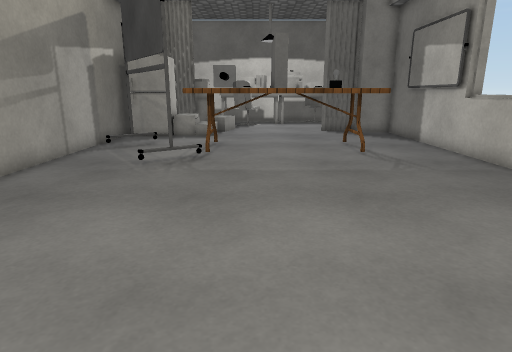
[1] (above)

20 first-person views from a walk through a scene from a Unity 3-D project. The camera is 1.2 m above the floor, tilts 14° down and sees 75° across. The floor is counted in squares, 0.5 m on a side. Each view is taken from the middle of a square. On the plan, view 1 faces up. The plan holds only what a view shows up to about 20 squares ahead; the rest is blank. The place goes on beyond the plan. The player is left out. Some surface patterns are stand-ins.

[2]
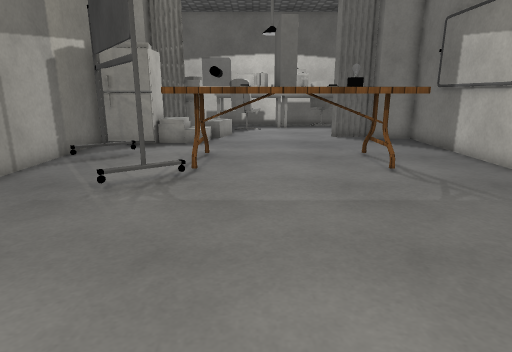

[3]
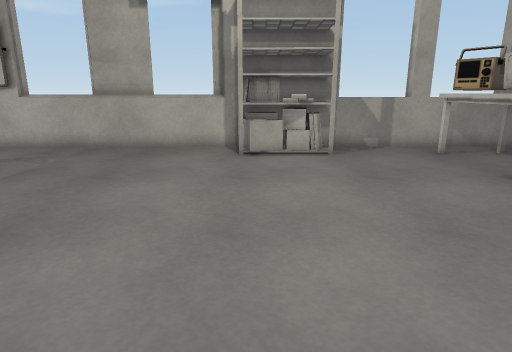

[4]
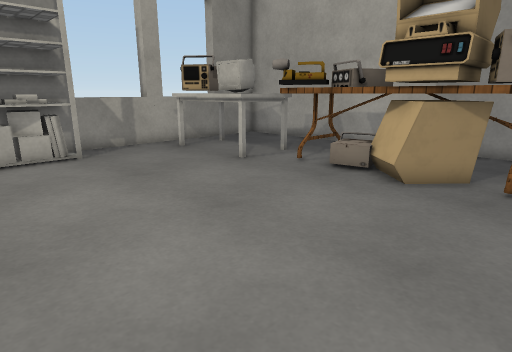

[5]
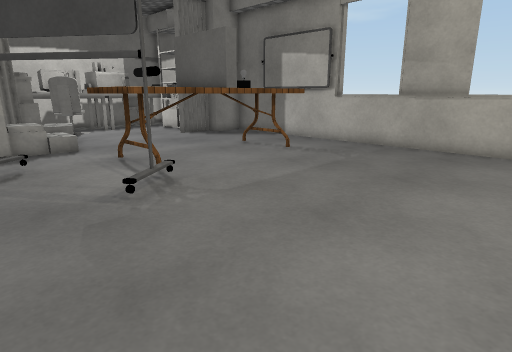

[6]
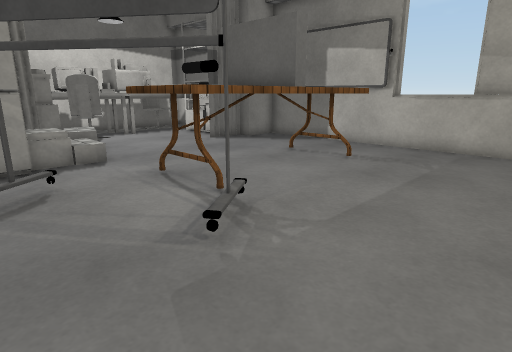

[7]
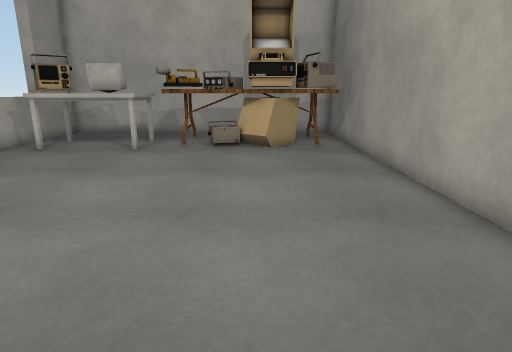

[8]
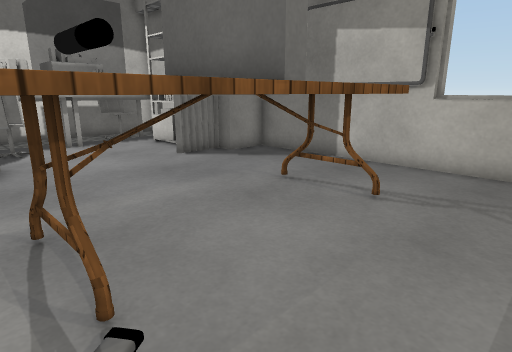

[9]
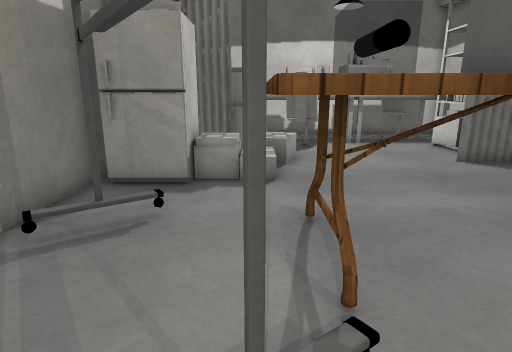

[10]
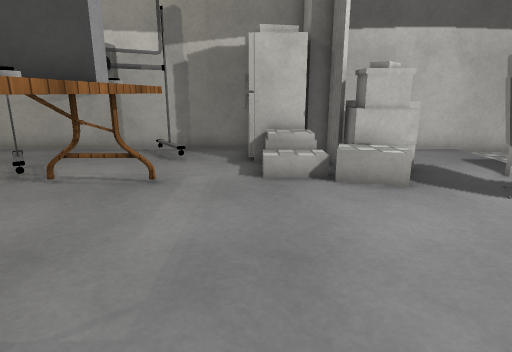

[11]
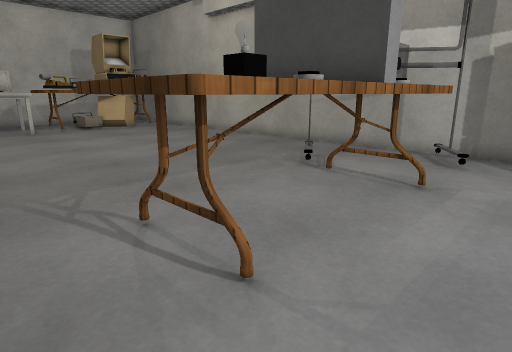

[12]
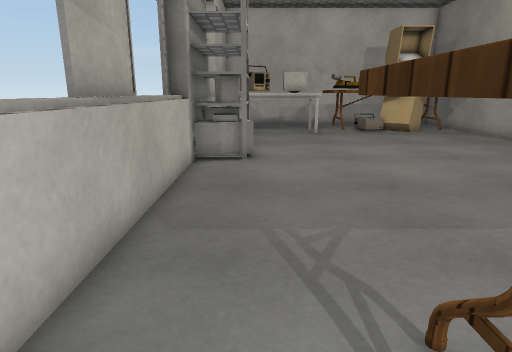

[13]
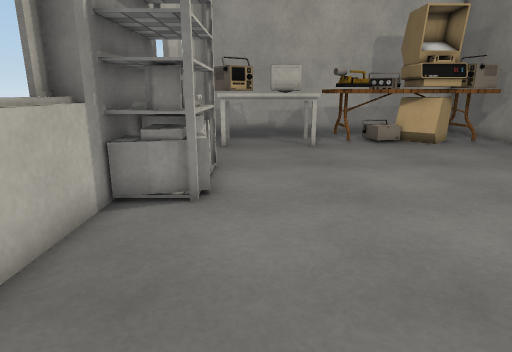

[14]
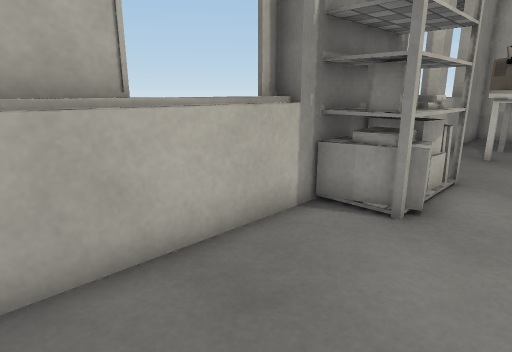

[15]
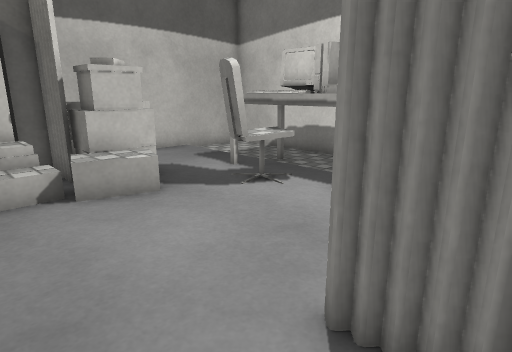

[16]
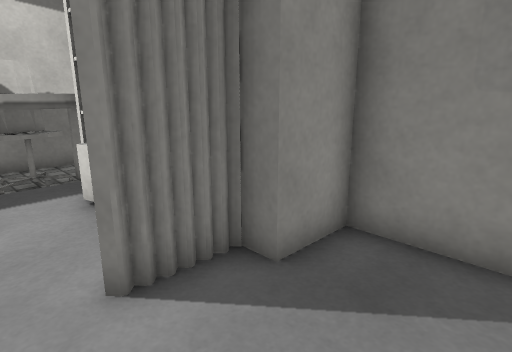

[17]
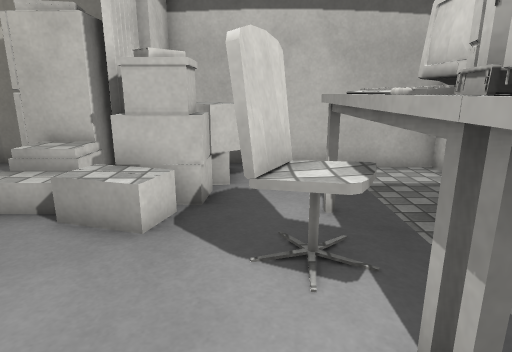

[18]
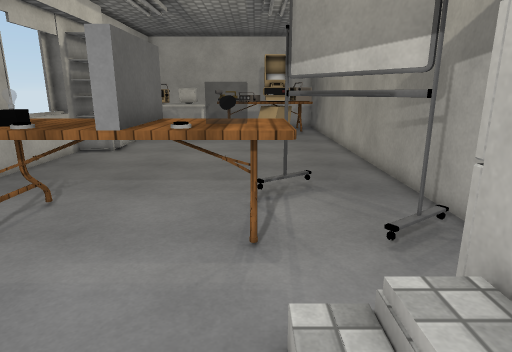

[19]
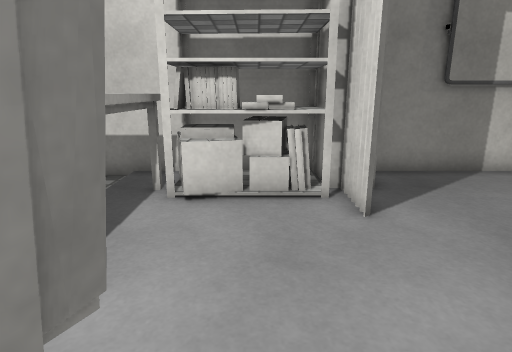

[20]
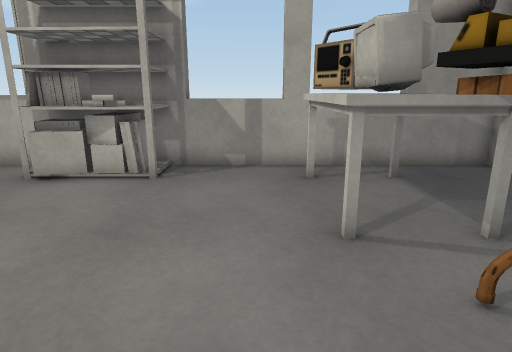

### Floor plan
Key: @ floor where view 1 was taken; # wall or solid block; . floor; / step, stairs or slope; = window, fence, low wall or low ledge; ^ raised ledge; T table; H thing the floor can be seen under or through; B box; O other object.
Columns run from 8 left of view 1 to 9 right of it. Each row starts with its distance up from view 1.
 28 #.   ^^^### ^^^
 27 #....^^^^###^^^
 26 #.....^^^^##^^###
 25 #  #...##....=###
 24    ###........=##
 23    ##=/.......=##
 22 #  #^^/......####
 21 #  #=O/.......###
 20 ####OO..........#
 19 ####............#
 18 #...............#
 17 #...............#
 16 #.#..TTTTTTTTT..#
 15 #..H.TTTTTTOOT..#
 14 #..HHTTTTTTTTT..##
 13 #...HTTTT#TTTT..^^
 12 #....H..........^^
 11 #...............^^
 10 #...............^^
  9 #...............^^
  8 #...............^^
  7 #...............^^
  6 #...............^^
  5 #...............=^
  4 #..............###
  3 #.............=##
  2 #.............###
  1 #.............###
  0 #.......@.....#=#
 -1 #...............^^
 -2 #...............^
 -3 #...............^
 -4 #...............##
 -5 #.B###TT##^^#BB#^
 -6 #BB######T^^ BBB^
 -7 # BT##TTTT^^^^^^^
 -8 # T     TT      ##

Positions as (right, up) in squares from view 1, and headings:
1: (0, 0), facing up
2: (0, 3), facing up
3: (-7, 3), facing right
4: (-7, 4), facing down-right
5: (-7, 4), facing up-right
6: (-7, 7), facing up-right
7: (-3, 10), facing down
8: (-3, 10), facing up-right
9: (-3, 10), facing up
10: (7, 19), facing left
11: (7, 19), facing down-left
12: (6, 16), facing down
13: (5, 11), facing down
14: (4, 10), facing down-right
15: (6, 19), facing up-left
16: (3, 18), facing up-right
17: (4, 25), facing left
18: (-2, 23), facing down
19: (-2, 24), facing right
20: (-3, -3), facing right
